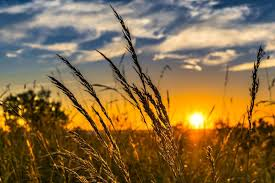
#> input picture sun.jpg, 275 x 183 px
$ jupyter execute Color-identification.ipynb   (shell and % lines are left out)
#> lines starting #> are read from the running program, lines starting #| are printed output that depends on the picture
# Color Identification in Images

**By - Somali Pattjoshi**

~ Computer Vision Intern at The Spark Foundation

_____________________________________________________________________________________________________________________________________________________________________________________

**Libraries Required :**

    Matplotlib
    Numpy
    Counter
    OpenCV

**Algorithm :**

    KMeans Algorithm

**To compare colors :**

    rgb2lab
    deltaE_cie76

**To combine paths while reading files from a directory :**

    import os


_____________________________________________________________________________________________________________________________________________________________________________________

**Import the required libraries**

[cell 1]
from sklearn.cluster import KMeans
import matplotlib.pyplot as plt
import numpy as np
import cv2
from collections import Counter
from skimage.color import rgb2lab, deltaE_cie76
import os

**Read the Image**

[cell 2]
image = cv2.imread('sun.jpg')
#> image is the input picture: shape (183, 275, 3); mean B, G, R 69.5, 108.1, 134.6
print("The type of this input is {}".format(type(image)))
#| The type of this input is <class 'numpy.ndarray'>
print("Shape: {}".format(image.shape))
#| Shape: (183, 275, 3)
plt.imshow(image)

The color of the image looks a bit off. This is because, by default, OpenCV reads image in the sequence Blue Green Red (BGR).

Thus, to view the actual image we need to convert the rendering to Red Green Blue (RGB).

**Represented image as a combination of three colors, Red, Blue and Green**

[cell 3]
image = cv2.cvtColor(image, cv2.COLOR_BGR2RGB)
plt.imshow(image)

## Color Identification

RGB to Hex Conversion

[cell 4]
def RGB2HEX(color):
    return "#{:02x}{:02x}{:02x}".format(int(color[0]), int(color[1]), int(color[2]))

Read image in RGB color space

[cell 5]
def get_image(image_path):
    image = cv2.imread(image_path)
    image = cv2.cvtColor(image, cv2.COLOR_BGR2RGB)
    return image

Get colors from an image

[cell 6]
modified_image = cv2.resize(image, (600, 400), interpolation = cv2.INTER_AREA)
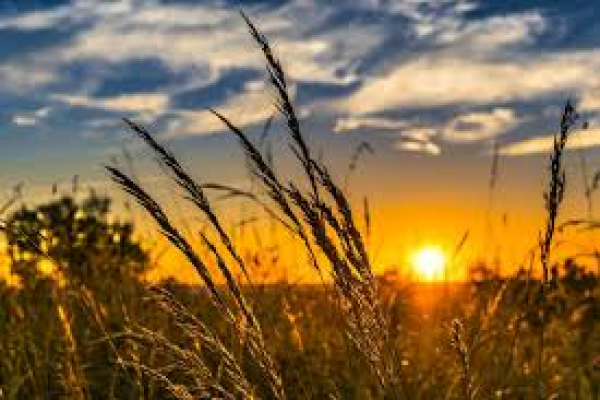
#> modified_image: shape (400, 600, 3); mean R, G, B 134.5, 108, 69.4
modified_image = modified_image.reshape(modified_image.shape[0]*modified_image.shape[1], 3)

Implement KMeans algorithm to get number of colors

[cell 7]
clf = KMeans(n_clusters = 6)
labels = clf.fit_predict(modified_image)

[cell 8]
counts = Counter(labels)
#> counts = {4: 34974, 1: 53066, 5: 29357, 0: 55462, 3: 34501, 2: 32640}

center_colors = clf.cluster_centers_
# We get ordered colors by iterating through the keys
ordered_colors = [center_colors[i] for i in counts.keys()]
#> ordered_colors = [[82.41, 97.25, 114.3], [146.7, 133.7, 116], [208.4, 189.5, 161.5], [66.23, 39.99, 5.75], [123.2, 75.1, 18.61], [231.6, 154.4, 24.54]]
hex_colors = [RGB2HEX(ordered_colors[i]) for i in counts.keys()]
#> hex_colors = ['#7b4b12', '#928573', '#e79a18', '#526172', '#422705', '#d0bda1']
rgb_colors = [ordered_colors[i] for i in counts.keys()]
#> rgb_colors = [[123.2, 75.1, 18.61], [146.7, 133.7, 116], [231.6, 154.4, 24.54], [82.41, 97.25, 114.3], [66.23, 39.99, 5.75], [208.4, 189.5, 161.5]]

if (6):
    plt.figure(figsize = (8, 6))
    plt.pie(counts.values(), labels = hex_colors, colors = hex_colors)
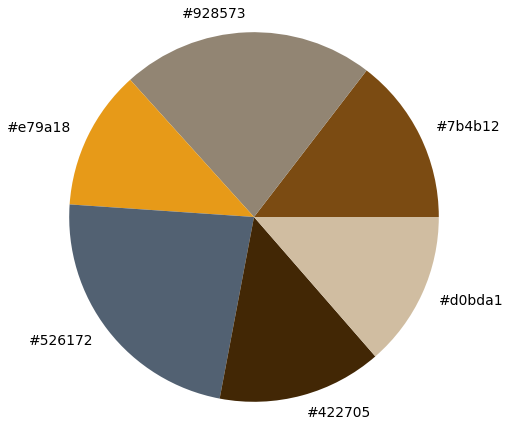
#> figure drawn by matplotlib, 1 panel

Second Image

**Read the Image**

[cell 9]
image1 = cv2.imread('pic2.jpeg')
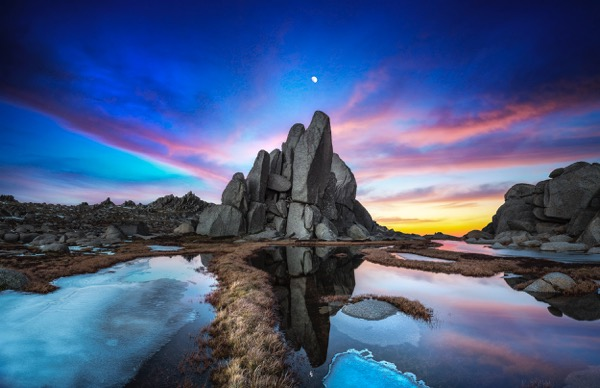
#> input picture pic2.jpeg, 600 x 388 px
#> image1 is the input picture: shape (388, 600, 3); mean B, G, R 130.2, 89.3, 71.3
print("The type of this input is {}".format(type(image1)))
#| The type of this input is <class 'numpy.ndarray'>
print("Shape: {}".format(image1.shape))
#| Shape: (388, 600, 3)
plt.imshow(image1)

Represented image as a combination of three colors, Red, Blue and Green

[cell 10]
image1 = cv2.cvtColor(image1, cv2.COLOR_BGR2RGB)
plt.imshow(image1)

# Color Identification

RGB to Hex Conversion

[cell 11]
def RGB2HEX(color):
    return "#{:02x}{:02x}{:02x}".format(int(color[0]), int(color[1]), int(color[2]))

Read image in RGB color space

[cell 12]
def get_image(image_path):
    image1 = cv2.imread(image_path)
    image1 = cv2.cvtColor(image1, cv2.COLOR_BGR2RGB)
    return image1

Get colors from an image

[cell 13]
modified_image = cv2.resize(image1, (600, 400), interpolation = cv2.INTER_AREA)
modified_image = modified_image.reshape(modified_image.shape[0]*modified_image.shape[1], 3)

Implement KMeans algorithm to get number of colors

[cell 14]
clf = KMeans(n_clusters =10 )
labels = clf.fit_predict(modified_image)

[cell 15]
counts = Counter(labels)
#> counts = 10 items

center_colors = clf.cluster_centers_
# We get ordered colors by iterating through the keys
ordered_colors = [center_colors[i] for i in counts.keys()]
#> ordered_colors = [[29.19, 28.43, 38.44], [8.54, 35.66, 116.4], [8.06, 70.12, 183.3], [32.27, 138.8, 213.7], [80.54, 100.4, 149.4], [119.7, 156.7, 207.4], [205.6, 194.1, 212.7], [62.01, 60.1, 66.22], [105.7, 93.6, 98.76], [183.6, 145.6, 145.6]]
hex_colors = [RGB2HEX(ordered_colors[i]) for i in counts.keys()]
#> hex_colors = ['#506495', '#1d1c26', '#208ad5', '#695d62', '#082374', '#3e3c42', '#0846b7', '#779ccf', '#b79191', '#cdc2d4']
rgb_colors = [ordered_colors[i] for i in counts.keys()]
#> rgb_colors = [[80.54, 100.4, 149.4], [29.19, 28.43, 38.44], [32.27, 138.8, 213.7], [105.7, 93.6, 98.76], [8.54, 35.66, 116.4], [62.01, 60.1, 66.22], [8.06, 70.12, 183.3], [119.7, 156.7, 207.4], [183.6, 145.6, 145.6], [205.6, 194.1, 212.7]]

if (8):
    plt.figure(figsize = (8, 6))
    plt.pie(counts.values(), labels = hex_colors, colors = hex_colors)
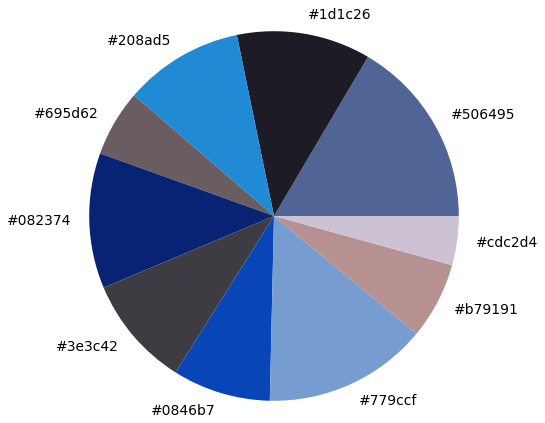
#> figure drawn by matplotlib, 1 panel
